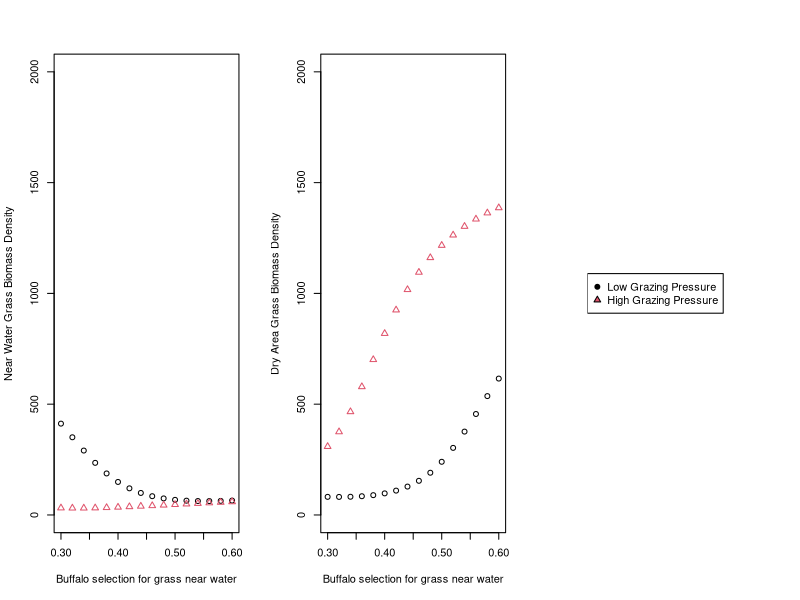
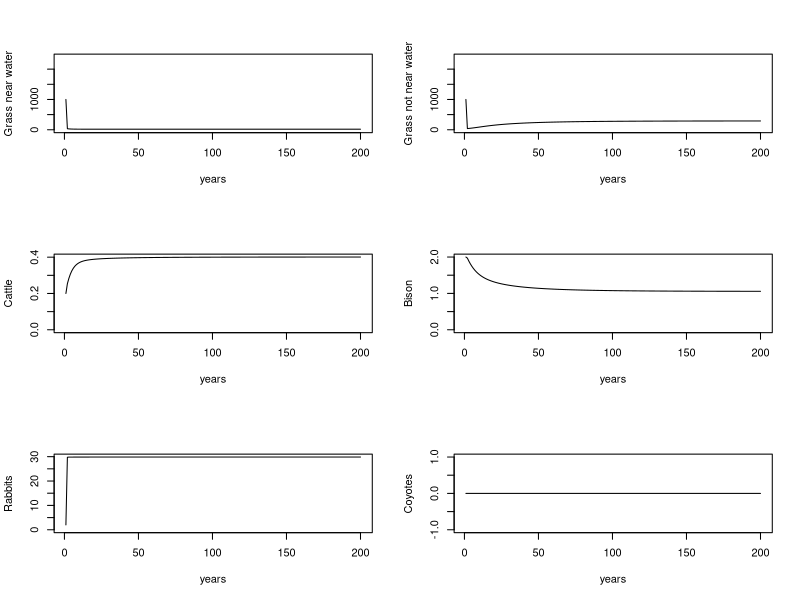
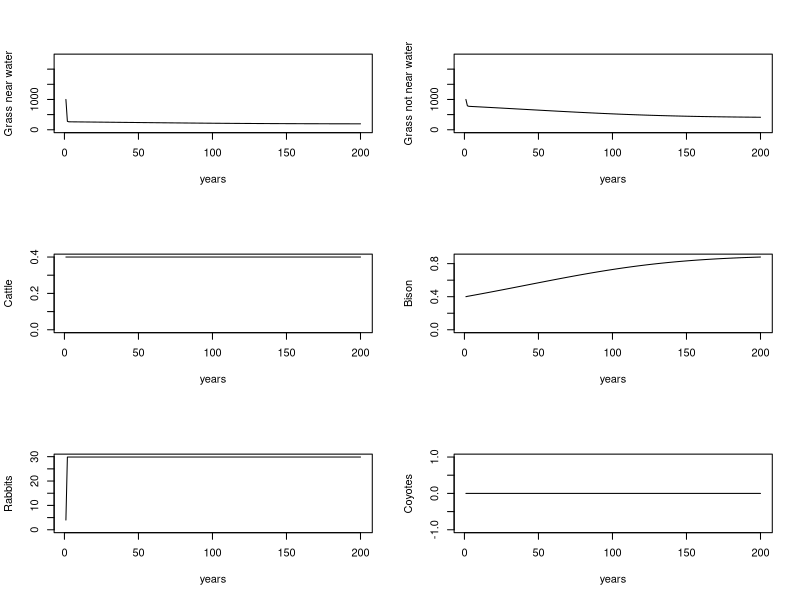
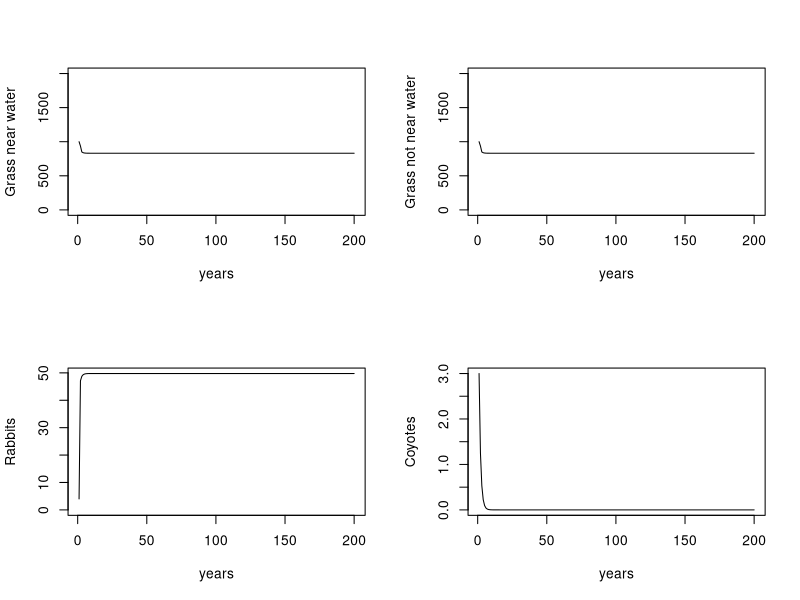
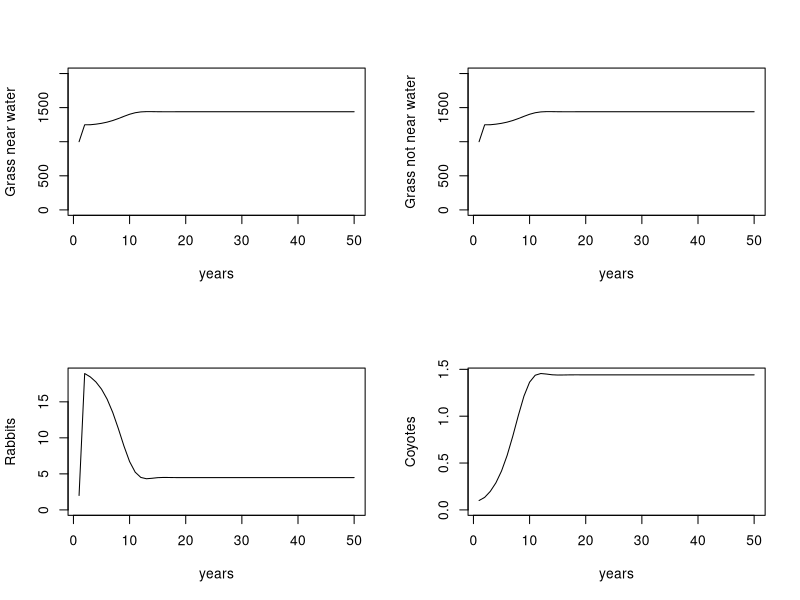
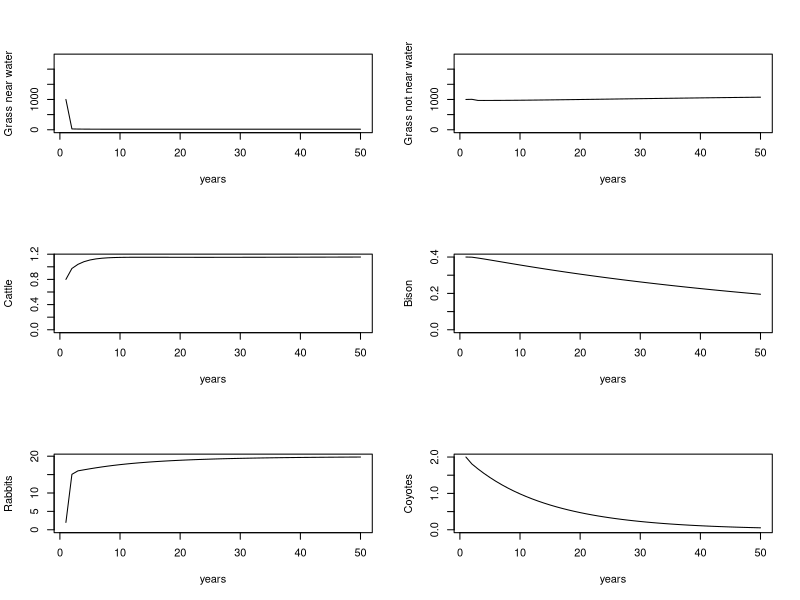

These charts were generated, in order, by the following R code:
library(deSolve)

# Variable Definitions

# Grass / Plants
# Gw0 = initial grass density of area near water
# Gd0 = initial grass density of area not near water
# w2t = proportion of range that is near water
# rG = intrinsic growth rate of grasses, assume the same in both habitats
# kG = carrying density of grasses

# Cattle
# C0 = initial density of cattle within entire space
# aC = grass consumption by cattle per capita per timestep
# eC = cattle biomass conversion efficiency
# dhC = rate of cattle harvest by humans

# Bison
# B0 = initial densiry of bison within entire space
# rb = bison intrinsic growth rate = .22 / year = .018 / month
# dhB = rate of bison culling by humans
# tB = proportion of time bison spend in range areas near water

# Jackrabbits
# R0 = initial density of rabbits within enter space
# aR = grass consumption by rabbits per capita per timestep
# eR = rabbit biomass conversion efficiency
# dnR = intrinsic rabbit death rate

# Coyote
# K0 = initial density of coyote within entire space
# aK = asymtotic consumption of rabbits by coyote
# bK = density at half maximum of coyote consumption
# eK = coyote biomass conversion efficiency
# dhK = coyote death rate imposed by humans

# Population Densities
# Population densities for animals are in individuals per hectare
# Densities for grasses are in grams biomass per hectare

model = function(t, y, parms) {
  
  Gw = y[1]
  Gd = y[2]
  C = y[3]
  B = y[4]
  R = y[5]
  K = y[6]
  
  with(as.list(parms), {
    
    GwT = Gw * w2t # Density of grasses near water scaled to total area
    GdT = Gd * ( 1 - w2t ) # Density of grasses not near water scaled to total area
    GT = GwT + GdT # Total density of grass at scale of total area
    
    Gw_growth =  rG * ( 1 - Gw / kG ) 
    Gw_cattle_consumption =  (aC * Gw / (bC + Gw)) * C / w2t 
    #print(cat(Gw_growth, Gw_cattle_consumption))
    
    # aR here should be scaled to the relative size of the area
    # aR in the 25% area would be 25 percent of total aR, for instance
    # again questioning if the handling of bison is also correct
    # i think that the RATES need to be scaled to the proportion available.
    # actually that is also weird because sure, rabbits could eat at their total rate near water
    dGw =  Gw_growth  -  Gw_cattle_consumption -  tB * (aB * Gw/(bB + Gw)) * B    -  (aR * Gw / (bR + Gw)) * R
    
    dGd =  rG * ( 1 - Gd / kG )    - (1 - tB) * (aB * Gd/(bB + Gd)) * B     -  (aR * Gd / (bR + Gd)) * R
    
    if(fixed_grazing_pressure == 1) {
      dC = 0 # stocking rate held constant by management    
    } else {
      dC  = (eC * (aC * Gw / (bC + Gw)) / Cw) * C   - dhC * C
    }
    
    dB  =  eB * (tB * (aB * GwT/(bB + GwT)) * B) / Bw     +   ( eB * (1-tB) * (aB * GdT/(bB + GdT)) * B ) / Bw    -  dhB * B
    
    
    if( R < 0 ){
      dR = .001  # rescue the population
    } else {
      #dR  = (eR * (aR * GwT / (bR + GwT)) / Rw) * R * (1 - R / kR)    +   (eR * (aR * GdT / (bR + GdT)) / Rw) * R * (1 - R / kR)     - dnR * R    - ( (aK * R) / (bK + R) ) * K 
      
      #above is wrong because aR could be the maximum amount of COMBINED forage from BOTH pools
      #these rabbits are double eating!  they can't be allowed to reach aR in both pools, only the combined pool
      # maybe just averaging the pools would work ?  the main thing, is that here, they should be able to be achive aR twice
      # aR is their total rate to be spread across BOTH pools
      
      # The below is true, but is it equiv to what we see in grass equations??
      # only if aR in grass equations is scaled?
      # i think that the aR, bR scaling strategy might be more correct than what I am doing below
      #TotalGrassDensity = GwT + GdT
      #R  = eR * R * aR * TotalGrassDensity / (bR + TotalGrassDensity) * (1 - R / kR)    -  dnR * R    -  ( (aK * R) / (bK + R) ) * K
      
      # can also be thought about as.. if rabbits get (aR * Gw / (bR + Gw)) density of biomass from Gw, what density of biomass do they get on the whole spatial scale.
      # well, it's wtc of it.
      RabbitUptakeRateFromGw = (aR * Gw / (bR + Gw)) * w2t  # need to verify these units -> it's a rate, which we then convert to per hectare for the entire space
      RabbitUptakeRateFromGd = (aR * Gd / (bR + Gd)) * (1 - w2t)
      dR  =  eR * RabbitUptakeRateFromGw * R * (1 - R / kR) / Rw    +   eR * RabbitUptakeRateFromGd  * R * (1 - R / kR) / Rw    - dnR * R    - ( (aK * R) / (bK + R) ) * K 
      
    }
    # evidence is that jackrabbits are not actually limited by food
    
    
    dK  = eK * ( (aK * R) / (bK + R) ) * K / Kw  + eK * ( 1 - (aK * R) / (bK + R) ) * deer * K / Kw - dhK * K
    #dK = 0  # Coyotes held constant by management
    
    # [ (1 - tB) * Gd + tB * Gw ] 
    differentials = c(dGw, dGd, dC, dB, dR, dK)
    list(differentials)
  
  })
}

kG = 2100 # carrying capcity density of grasses  kg / ha
unavailable_forage = 600 # kg/ha average used by other species, not controllable
kG = kG - unavailable_forage
params = c(
        Cw = 453, # avg weight of a cow
        Bw = 680, # avg weight of a bison
        Rw = 2, # avg weight of a rabbit
        Kw = 13, #avg weight of a coyote
  
        #rG = 60, # kg / year / kg
        rG = 6000, # intrinsic (max) growth rate of grasses  kg / year / ha
        kG = kG, # carrying capcity density of grasses  kg / ha
        
        w2t = .5, # precentage of area that is 'near water,' i.e. grazable by cattle
        
        aC = 4080,  # ideal kilos of grass per year per cattle 
        bC = kG / 100, # density of grasses at half maximum consumption, value is a rough guess
                     # consumption should saturate quickly
        eC = .1, # median conversion efficiency
        dhC = .5, # cattle harvest rate, percentage
        fixed_grazing_pressure = 1, # set to 1 to hold cattle constant, 0 to allow cattle population to grow
        
        aB = 4080,  # ideal kilos of grass per year per mature bison 
        bB = kG / 100, # consumption saturates quickly
        eB = .04,   #  bison biomass conversion efficiency
        #rB = .22,  # intrinsic growth rate, bison growth per year - individuals per year, not biomass.  equates to above values
        dhB = .1, # culling rate, allowing some growth, a percentage
        tB = .2,  # percentage time bison spend feeding near water, may be influenced by precipitation
        
        eR = .4, # this is tuned to allow one rabbit to create 8 rabbits a year, a conservative estimate
        aR =  54.75, # kg forage per year per rabbit
        bR = kG / 100, # saturate forage rate quickly 
        kR = 30,  # max jackrabbits per hectare  # they may not be limited actually
        dnR = 0.05, # natural rabbit death rate - not including predation 
        
        aK = 20,  # jackrabbits per individual per year
        bK = 4,   # these numbers were adjusted to produce stable, expected dynamics
        eK = .1, # trophic
        deer = 0, # density of fawns consumed by coyote, can be managed by managing deer population
        dhK = 1 #coyote control rate held constant by management
        )

# manipulating
Gw0 = 2100
Gd0 = 1000
C0 = 0 # .4 #.4 # consider this as stocking rate, held constant by management
B0 = .4 # 2
R0 = 2.7 # 10
K0 = 3 #40
  
state = c(
          Gw0,
          Gd0,
          C0,
          B0,
          R0,
          K0
          )

t = 1:30  # 30 years prediction
#t = 1:200 # to get equilibria
t = 1:200
#t = 1:50

# just grasses
#state = c( 1000, 1000, 0, 0, 0, 0)

# grasses with cows, medium grazing pressure
#state = c( 1000, 1000, .4, 0, 0, 0)

# grasses with cows, heavy grazing pressure
state = c( 1000, 1000, .8, 0, 0, 0)
params['w2t'] = .2

cows_water_vs_grazing = function(state){
  C0v = seq(.1, 1, .2)
  w2t = seq(.01, .99, .02)
  data = matrix(, nrow = length(w2t), ncol = length(C0v) )
  for( j in 1:length(C0v)) {
    for( i in 1:length(w2t)){
      prms = params
      prms['w2t'] = w2t[i]
      stat = state
      stat[3] = C0v[j]
      out = ode(y = stat, times = t, func = model, parms = prms)
      data[i, j] = out[nrow(out), 2]
    }
    
  }
  
  matplot(w2t, data, type='p', pch=21, main=cat('Grass Biomass at Grazing Pressure: ', state[3]),
       xlab='Pecentage of range near water', 
       ylab = 'Grass Biomass')
  
  return(data)
}
#data = cows_water_vs_grazing(state)




# grasses with bison and cows, medium grazing pressure
state = c( 1000, 1000, .4, .4, 0, 0)
params['dhB'] = .19

cows_vs_bison = function(state) {
  C0v = c(.2, .4, .6, .8)
  B0v = c(.2, .4, .6, .8)
  
}


cows_bison_tB_vs_grazing = function(state){
  #C0v = seq(.1, 1, .2)
  C0v = c(.2, .8)
  w2t = .5
  tB = seq(w2t-.2, w2t+.1, .02)
  
  prms = params
  prms['w2t'] = w2t
  stat = state
  
  grassWater = matrix(, nrow = length(tB), ncol = length(C0v) )
  grassDry   = matrix(, nrow = length(tB), ncol = length(C0v) )
  
  for( j in 1:length(C0v)) {
    stat[3] = C0v[j]
    
    for( i in 1:length(tB)){
      prms['tB'] = tB[i]
      out = ode(y = stat, times = t, func = model, parms = prms)
      grassWater[i, j] = out[nrow(out), 2]
      grassDry[i, j] = out[nrow(out), 3]
      
    }
    
  }
  #layout(matrix(c(1,2),nrow=1), width=c(4,1)) 
  #par(mar=c(5,4,4,0)) #No margin on the right side
  par(mfrow=c(1,3))
  matplot(tB, grassWater, type='p', pch=c(21, 24), ylim=c(0,2000),
          xlab='Buffalo selection for grass near water', 
          ylab = 'Near Water Grass Biomass Density')
  
  matplot(tB, grassDry, type='p', pch=c(21, 24), ylim=c(0,2000),
          xlab='Buffalo selection for grass near water', 
          ylab = 'Dry Area Grass Biomass Density')
  
  plot(c(0,1), type='n', axes=F, xlab="", ylab="")
  legend("left", c("Low Grazing Pressure", "High Grazing Pressure"), pch=c(21, 24), pt.bg=seq_len(length(C0v)))
  par(mfrow=c(1,1))
  
  return(data)
}
data = cows_bison_tB_vs_grazing(state)




system_plot = function(out) {
  
  par(mfrow=c(3,2))
  matplot(t, out[,2], type = "l", ylab = "Grass near water", xlab = 'years', ylim=c(0, 2400))
  matplot(t, out[,3], type = "l", ylab = "Grass not near water", xlab = 'years', ylim=c(0, 2400))
  matplot(t, out[,4], type = "l", ylab = "Cattle", xlab = 'years', ylim=c(0, max(out[,4])))
  matplot(t, out[,5], type = "l", ylab = "Bison", xlab = 'years', ylim=c(0, max(out[,5])))
  matplot(t, out[,6], type = "l", ylab = "Rabbits", xlab = 'years', ylim=c(0, max(out[,6])))
  matplot(t, out[,7], type = "l", ylab = "Coyotes", xlab = 'years', ylim=c(0, max(out[,7])))
  par(mfrow=c(1,1))
  
}

rabbit_coyote_plot = function(out){
  par(mfrow=c(2,2))
  matplot(t, out[,2], type = "l", ylab = "Grass near water", xlab = 'years', ylim=c(0, 2000))
  matplot(t, out[,3], type = "l", ylab = "Grass not near water", xlab = 'years', ylim=c(0, 2000))
  matplot(t, out[,6], type = "l", ylab = "Rabbits", xlab = 'years', ylim=c(0, max(out[,6])))
  matplot(t, out[,7], type = "l", ylab = "Coyotes", xlab = 'years', ylim=c(0, max(out[,7])))
  par(mfrow=c(1,1))
}

# bison vs cattle population
state = c(1000, 1000, .2, 2, 2, 0)
params['fixed_grazing_pressure'] = 0
out = ode(y = state, times = t, func = model, parms = params)
system_plot(out)

# rabbits and things
state = c( 1000, 1000, .4, .4, 4, 0)
params['w2t'] = .5
params['dhB'] = .22
params['fixed_grazing_pressure'] = 1
out = ode(y = state, times = t, func = model, parms = params)
system_plot(out)

state = c( 1000, 1000, 0, 0, 4, 3)
params['kR'] = 50
params['fixed_grazing_pressure'] = 0
params['kG'] = 1500
out = ode(y = state, times = t, func = model, parms = params)
rabbit_coyote_plot(out)
#system_plot(out)


# rabbit/coyote system 
state = c( 1000, 1000, 0, 0, 2, .1)
#params['aK'] = 1200
#params['bK'] = 30
#params['eK'] = .001  # is this biomass conversion,, or actually rabbit to coyote conversion?
#params['aR'] = 45
#params['eR'] = .4 # bump up biomass conversion per year ?? for rabbits due to lots of babies
#t = 1:50
params['kR'] = 20
params['dhK'] = .2
params['aK'] = 200
params['bK'] = 30
t = 1:50
out = ode(y = state, times = t, func = model, parms = params)
rabbit_coyote_plot(out)


# rabbit/coyote/cattle system
state = c( 1000, 1000, .8, .4, 2, 2)
params['aK'] = 20
params['bK'] = 4
params['fixed_grazing_pressure'] = 0
#params['eR'] = .7 # bump up biomass conversion per year ?? for rabbits due to lots of babies
out = ode(y = state, times = t, func = model, parms = params)
system_plot(out)
#rabbit_coyote_plot(out)
